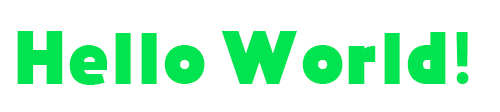
#> input picture hello-world.jpg, 500 x 112 px
$ python corner-detection.py
#> lines starting #> are read from the running program, lines starting #| are printed output that depends on the picture; after the words box and inside, x2 and y2 are one past the last pixel; in counts of white or black regions, pixels touching at a corner belong together
import cv2
import matplotlib.pyplot as plt


img = cv2.imread('hello-world.jpg')
#> img is the input picture: shape (112, 500, 3); mean B, G, R 214.7, 248.7, 196.9
img_g = cv2.imread('hello-world.jpg', 0)
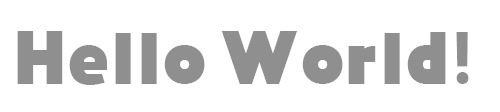
#> img_g: shape (112, 500); min 141, max 255, mean 229.4

corner_det = cv2.cornerHarris(img_g, 3, 7, 0.14)
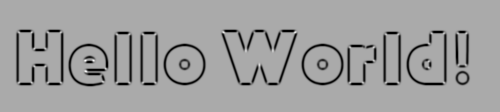
#> corner_det: shape (112, 500) float32; min -29.54, max 14.73, mean -2.01; drawn with min black and max white
corner_dilate = cv2.dilate(corner_det, None)
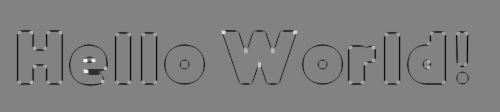
#> corner_dilate: shape (112, 500) float32; min -15.53, max 14.73, mean -0.37; drawn with min black and max white
img[corner_dilate > 0.01 * corner_dilate.max()] = [255, 0, 0]
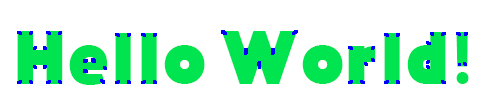
#> img: shape (112, 500, 3); 1.5% of pixels changed, all inside (x1, y1, x2, y2) = (17, 30, 468, 84)

plt.imshow(img)
plt.show()
